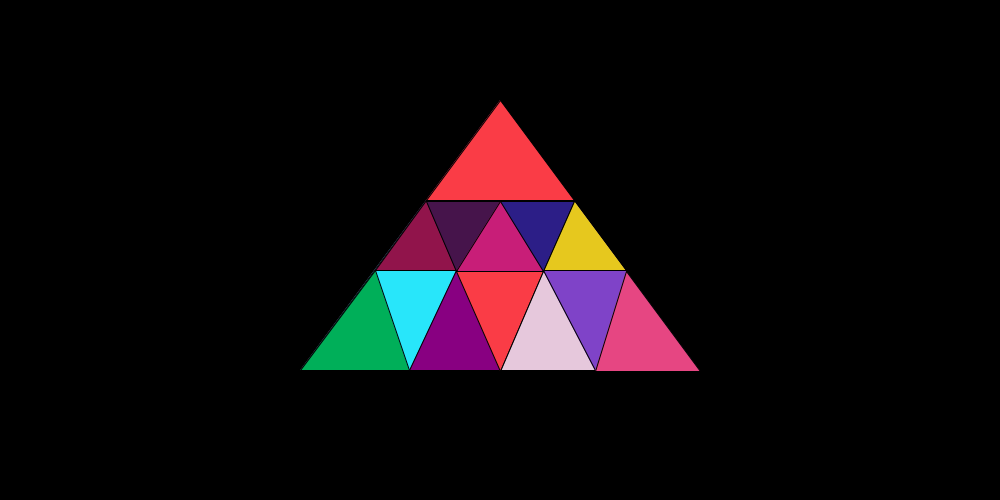
Frame 1 (no input)
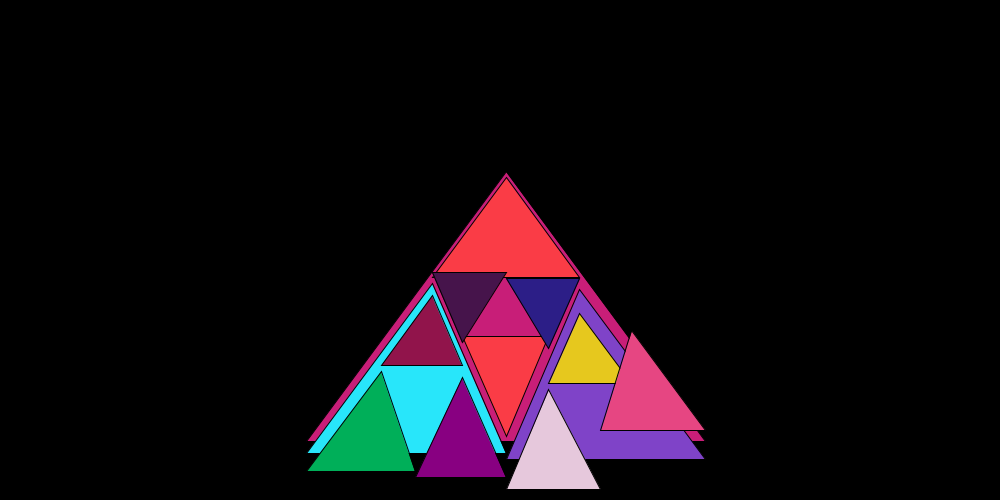
Frame 60 (the mouse pressed at the canvas centre just before this capture)
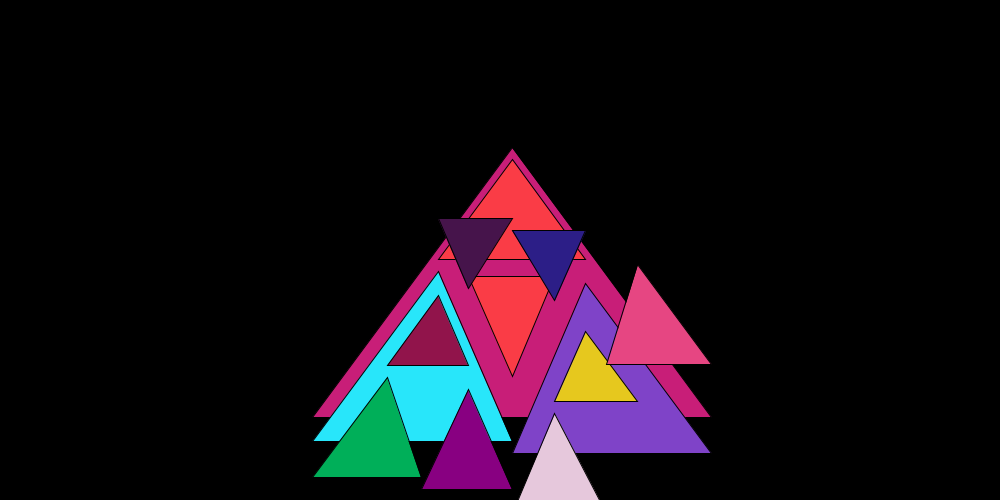
Frame 120 (the mouse held since frame 60 and released just before this capture)

The Processing sketch that drew these frames (run headless with seeded random() and noise(); from frame 60 on, the mouse is pressed at the canvas centre):

// Processing sketch: processing_72274
// ── processing_72274.pde

Pyramid myPyramid1;
Pyramid myPyramid2;
Pyramid myPyramid3;
Pyramid myPyramid4;
Pyramid myPyramid5;
Pyramid myPyramid6;
Pyramid myPyramid7;
Pyramid myPyramid8;
Pyramid myPyramid9;
Pyramid myPyramid10;
Pyramid myPyramid11;
Pyramid myPyramid12;
Pyramid myPyramid13;
float gravity=0.1;
float speed=0;

void setup(){
  size(1000,500); //Set the size of the window
  myPyramid1=new Pyramid(300,370,500,100,700,370,color(200,30,120));
  myPyramid2=new Pyramid(426,200,500,100,574,200,color(250,60,70));
  myPyramid3=new Pyramid(300,370,426,200,500,370,color(40,230,250));
  myPyramid4=new Pyramid(500,370,574,200,700,370,color(127,67,200));
  myPyramid5=new Pyramid(375,270,426,200,456,270,color(145,20,75));
  myPyramid6=new Pyramid(300,370,375,270,409,370,color(0,175,89));
  myPyramid7=new Pyramid(409,370,456,270,500,370,color(136,0,129));
  myPyramid8=new Pyramid(543,270,574,200,626,270,color(230,200,30));
  myPyramid9=new Pyramid(500,370,543,270,595,370,color(230,200,220));
  myPyramid10=new Pyramid(595,370,626,270,700,370,color(230,70,130));
  myPyramid11=new Pyramid(500,370,456,270,543,270,color(250,60,70));
  myPyramid12=new Pyramid(456,270,426,200,500,200,color(70,20,75));
  myPyramid13=new Pyramid(543,270,500,200,574,200,color(44,30,135));
}

void draw(){
  background(0);
  myPyramid1.move();
  myPyramid1.display();
  myPyramid2.move();
  myPyramid2.display();
  myPyramid3.move();
  myPyramid3.display();
  myPyramid4.move();
  myPyramid4.display();
  myPyramid5.move();
  myPyramid5.display();
  myPyramid6.move();
  myPyramid6.display();
  myPyramid7.move();
  myPyramid7.display();
  myPyramid8.move();
  myPyramid8.display();
  myPyramid9.move();
  myPyramid9.display();
  myPyramid10.move();
  myPyramid10.display();
  myPyramid11.move();
  myPyramid11.display();
  myPyramid12.move();
  myPyramid12.display();
  myPyramid13.move();
  myPyramid13.display();
}

class Pyramid{
  
  float posx;
  float posy;
  float pos2x;
  float pos2y;
  float pos3x;
  float pos3y;
  color c;
  
  Pyramid(float tempposX, float tempposY, float temppos2X, float temppos2Y, float temppos3X, float temppos3Y, color tempC){
    posx=tempposX;
    posy=tempposY;
    pos2x=temppos2X;
    pos2y=temppos2Y;
    pos3x=temppos3X;
    pos3y=temppos3Y;
    c=tempC;
  }
  
  void display(){
    stroke(0);
    fill(c);
    triangle(posx,posy,pos2x,pos2y,pos3x,pos3y);
  }
  
  void move(){
    speed=speed+gravity;
    posx=posx+0.1;
    pos2x=pos2x+0.1;
    pos3x=pos3x+0.1;
    posy=posy+speed;
    pos2y=pos2y+speed;
    pos3y=pos3y+speed;
    if (posy>height){
    speed=speed*-0.95;
    }
  }
}

    
  
